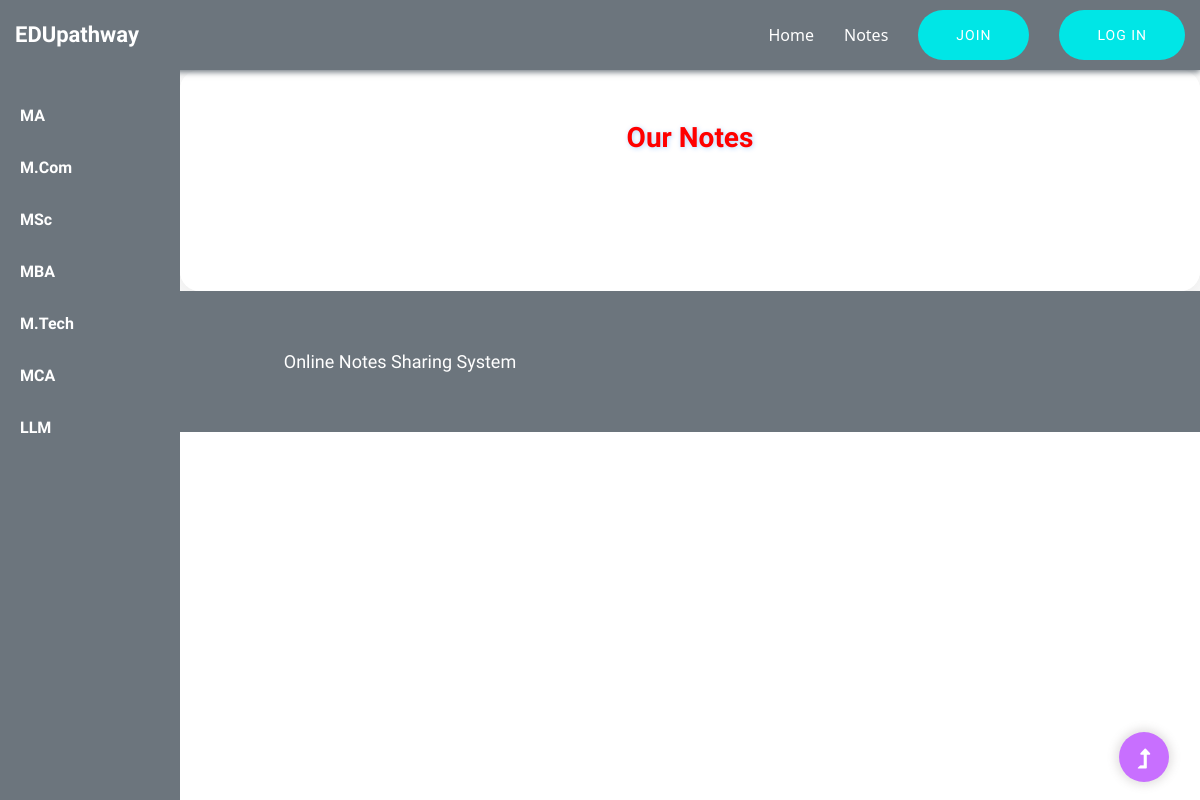
Before: /mtech-notes.php with the older database file.
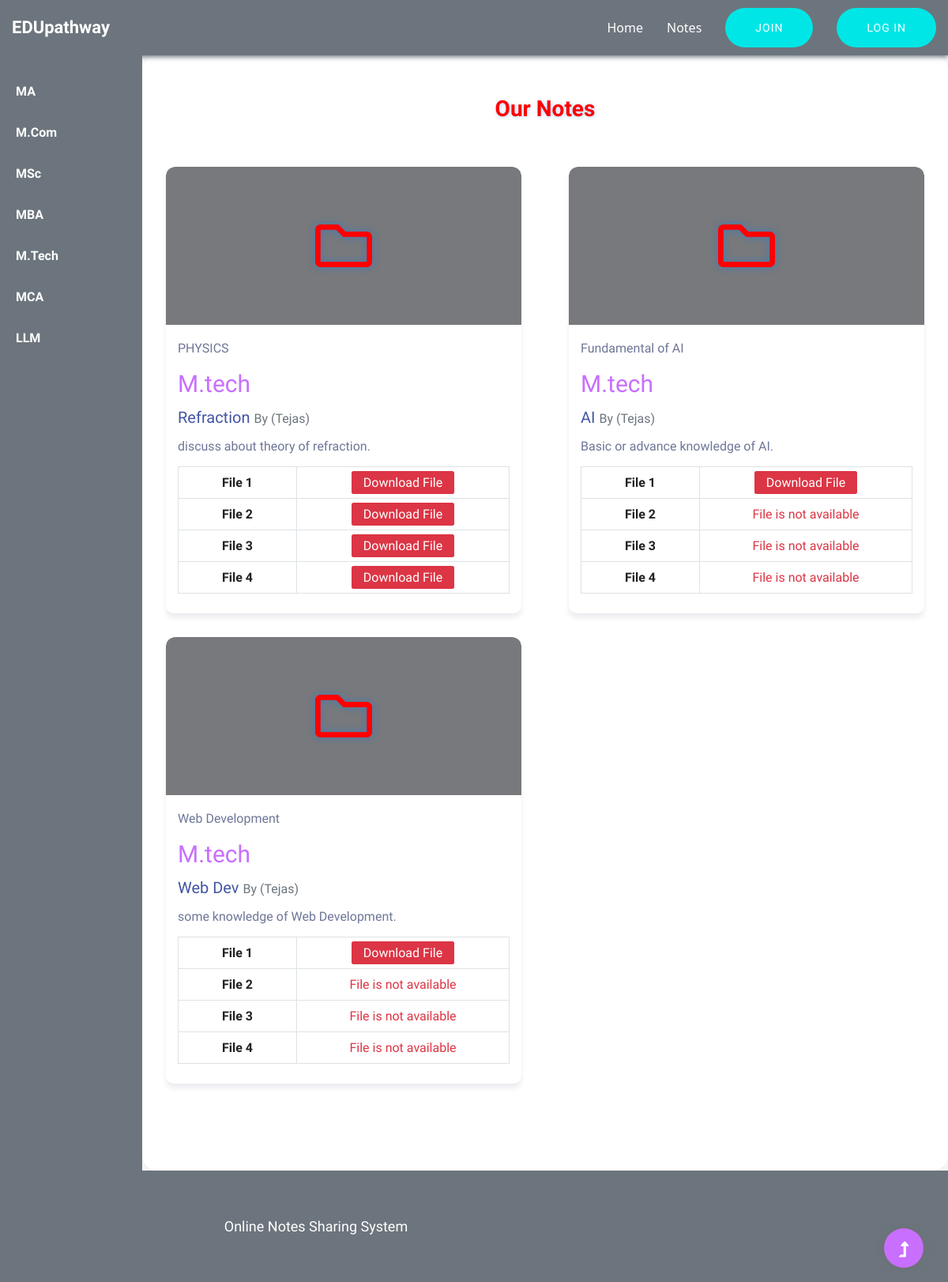
After: the same page with the newer database file.
### tables this page shows
CREATE TABLE `tblnotes` (
  `ID` int(5) NOT NULL,
  `UserID` int(5) DEFAULT NULL,
  `Subject` varchar(250) DEFAULT NULL,
  `NotesTitle` varchar(250) DEFAULT NULL,
  `NotesDecription` longtext DEFAULT NULL,
  `File1` varchar(250) DEFAULT NULL,
  `File2` varchar(250) DEFAULT NULL,
  `File3` varchar(255) DEFAULT NULL,
  `File4` varchar(250) DEFAULT NULL,
  `CreationDate` timestamp NULL DEFAULT current_timestamp(),
  `UpdationDate` timestamp NULL DEFAULT NULL ON UPDATE current_timestamp(),
  `Category` varchar(100) DEFAULT NULL
);

CREATE TABLE `tbluser` (
  `ID` int(5) NOT NULL,
  `FullName` varchar(250) DEFAULT NULL,
  `MobileNumber` bigint(10) DEFAULT NULL,
  `Email` varchar(250) DEFAULT NULL,
  `Password` varchar(250) DEFAULT NULL,
  `RegDate` timestamp NULL DEFAULT current_timestamp()
);

### mtech-notes.php (the view, shortened to what this page needs)
<?php
include('user/includes/dbconnection.php');
?>
<!doctype html>
<html class="no-js" lang="zxx">
<head>
    <link rel="stylesheet" href="assets/css/bootstrap.min.css">
    <link rel="stylesheet" href="assets/css/owl.carousel.min.css">
    <link rel="stylesheet" href="assets/css/slicknav.css">
    <link rel="stylesheet" href="assets/css/flaticon.css">
    <link rel="stylesheet" href="assets/css/progressbar_barfiller.css">
    <link rel="stylesheet" href="assets/css/gijgo.css">
    <link rel="stylesheet" href="assets/css/animate.min.css">
    <link rel="stylesheet" href="assets/css/animated-headline.css">
    <link rel="stylesheet" href="assets/css/magnific-popup.css">
    <link rel="stylesheet" href="assets/css/fontawesome-all.min.css">
    <link rel="stylesheet" href="assets/css/themify-icons.css">
    <link rel="stylesheet" href="assets/css/slick.css">
    <link rel="stylesheet" href="assets/css/nice-select.css">
    <link rel="stylesheet" href="assets/css/style.css">
</head>
<body>
    <?php include_once('includes/header.php'); ?>
    <?php include_once('notes-slidebar.php'); ?>
    <main style="margin-left: 15%;width: 85%">
        <div class="courses-area section-padding40 fix">
            <div class="container">
                <div class="row justify-content-center">
                    <div class="col-xl-7 col-lg-8">
                        <div class="section-tittle text-center mb-55">
                            <h2 >Our Notes</h2>
                        </div>
                    </div>
                </div>
                <div class="row" id="notesContainer" style="display:none;">
                    <?php
                    if (isset($_GET['pageno'])) {
                        $pageno = $_GET['pageno'];
                    } else {
                        $pageno = 1;
                    }
                    $no_of_records_per_page = 10;
                    $offset = ($pageno - 1) * $no_of_records_per_page;
                    $sql = "SELECT tblnotes.*,tbluser.* from tblnotes join tbluser on tblnotes.UserID=tbluser.ID WHERE tblnotes.Category = 'M.tech' LIMIT $offset, $no_of_records_per_page";
                    $query = $dbh->prepare($sql);
                    $query->execute();
                    $results = $query->fetchAll(PDO::FETCH_OBJ);
                    $cnt = 1;
                    if ($query->rowCount() > 0) {
                        foreach ($results as $row) { ?>
                            <div class="col-lg-6 wow fadeInUp" data-wow-delay="<?php echo 0.2 * $cnt; ?>s">
                                <div class="properties properties2 mb-30">
                                    <div class="properties__card">
                                        <div class="properties__img overlay1">
                                            <i class="far fa-folder"  style='font-size:72px;color:red' aria-hidden="true" title="Notes Icon"></i>
                                        </div>
                                        <div class="properties__caption p-4">
                                            <p class="text- fw-bold"><?php echo htmlentities($row->Subject); ?></p>
                                            <p class="text- fw-bold " style='font-size:30px;color:#C86FFF'><?php echo htmlentities($row->Category); ?></p>
                                            <h3 class="mb-3"><?php echo htmlentities($row->NotesTitle); ?> <small class="text-muted">By (<?php echo htmlentities($row->FullName); ?>)</small></h3>
                                            <p class="mb-3"><?php echo htmlentities($row->NotesDecription); ?>.</p>
                                            <table class="table table-bordered text-center">
                                                <tbody>
                                                    <tr>
                                                        <th width="150">File 1</th>
                                                        <td colspan="3">
                                                            <a href="user/folder1/<?php echo $row->File1; ?>" target="_blank" class="btn-danger px-4 py-2 rounded">Download File</a>
                                                        </td>
                                                    </tr>
                                                    <tr>
                                                        <th>File 2</th>
                                                        <td colspan="3">
                                                            <?php if (empty($row->File2)) {
                                                                echo '<span class="text-danger fw-bold">File is not available</span>';
                                                            } else { ?>
                                                                <a href="user/folder2/<?php echo $row->File2; ?>" target="_blank" class="btn-danger px-4 py-2 rounded">Download File</a>
                                                            <?php } ?>
                                                        </td>
                                                    </tr>
                                                    <tr>
                                                        <th>File 3</th>
                                                        <td colspan="3">
                                                            <?php if (empty($row->File3)) {
                                                                echo '<span class="text-danger fw-bold">File is not available</span>';
                                                            } else { ?>
                                                                <a href="user/folder3/<?php echo $row->File3; ?>" target="_blank" class="btn-danger px-4 py-2 rounded">Download File</a>
                                                            <?php } ?>
                                                        </td>
                                                    </tr>
                                                    <tr>
                                                        <th>File 4</th>
                                                        <td colspan="3">
                                                            <?php if (empty($row->File4)) {
                                                                echo '<span class="text-danger fw-bold">File is not available</span>';
                                                            } else { ?>
                                                                <a href="user/folder4/<?php echo $row->File4; ?>" target="_blank" class="btn-danger px-4 py-2 rounded">Download File</a>
                                                            <?php } ?>
                                                        </td>
                                                    </tr>
                                                </tbody>
                                            </table>
                                        </div>
                                    </div>
                                </div>
                            </div>
                    <?php $cnt++;
                        }
                    } ?>
                </div>
            </div>
        </div>
    </main>
    <?php include_once('includes/footer.php'); ?>
</body>
</html>

### includes/header.php (shortened to what this page needs)
<!DOCTYPE html>
<html lang="en">
<head>
</head>
<body>
  <header class="sticky-header">
    <div class="header-area">
      <div class="container-fluid">
        <div class="row align-items-center justify-content-between">
          <div class="col-lg-3 col-md-4 col-8">
            <div class="logo">
              <a href="index.php">
                <h3 class="logo-text">EDUpathway</h3>
              </a>
            </div>
          </div>
          <div class="col-lg-9 col-md-8 col-4 text-end">
            <nav class="main-nav d-none d-lg-block">
              <ul id="navigation" class="nav-list">
                <li><a href="./index.php">Home</a></li>
                <li><a href="notes.php">Notes</a></li>
                <li><a href="user/signup.php" class="btn nav-btn ">Join</a></li>
                <li><a href="user/signin.php" class="btn nav-btn">Log in</a></li>
              </ul>
            </nav>
          </div>
        </div>
      </div>
    </div>
  </header>
</body>
</html>

### notes-slidebar.php (shortened to what this page needs)
<!DOCTYPE html>
<html lang="en">
<head>
</head>
<body>
<div class="sidebar">
    <a href="ma-notes.php">MA</a>
    <a href="mcom-notes.php">M.Com</a>
    <a href="msc-notes.php">MSc</a>
    <a href="mba-notes.php">MBA</a>
    <a href="mtech-notes.php">M.Tech</a>
    <a href="mca-notes.php">MCA</a>
    <a href="llm-notes.php">LLM</a>
</div>
</body>
</html>

### includes/footer.php (shortened to what this page needs)
<!DOCTYPE html>
<html lang="en">
<head>
</head>
<body>
        <footer>
            <div class="bg-secondary">
                <div class="footer-bottom-area">
                    <div class="container">
                        <div class="footer-border">
                            <div class="row d-flex align-items-center">
                                <div class="col-xl-8">
                                    <div class="footer-copy-right text-center">
                                        <p>Online Notes Sharing System</p>
                                    </div>
                                </div>
                            </div>
                        </div>
                    </div>
                </div>
            </div>
        </footer>
</body>
</html>
  <div id="back-top" >
    <a title="Go to Top" href="#"> <i class="fas fa-level-up-alt"></i></a>
</div>

### mtech-notes.php (style rules this page uses)
body { background-size: 400% 400%; animation: gradientBG 15s ease infinite; min-height: 100vh; color: #222; }
.courses-area { background: rgba(255, 255, 255, 0.95); padding: 50px 0 80px 0; border-radius: 20px; box-shadow: 0 8px 40px rgba(0, 0, 0, 0.12); }
.properties__card { transition: transform 0.4s cubic-bezier(0.4, 0, 0.2, 1), box-shadow 0.4s cubic-bezier(0.4, 0, 0.2, 1); cursor: pointer; border-radius: 12px; overflow: hidden; box-shadow: 0 6px 15px rgba(0, 0, 0, 0.12); background-color: #fff; will-change: transform; position: relative; }
.properties__img { height: 200px; display: flex; justify-content: center; align-items: center; background: #f0f4f8; border-radius: 12px 12px 0 0; transition: background-color 0.4s ease; position: relative; overflow: hidden; }
.properties__img i { font-size: 6rem; color: #007bff; transition: transform 0.4s ease, color 0.4s ease; filter: drop-shadow(0 0 5px rgba(0, 123, 255, 0.5)); }
.section-tittle h2 { font-weight: 800; font-size: 2.8rem; color: red; text-shadow: 1px 1px 5px rgba(0, 123, 255, 0.3); }
.sidebar { position: fixed; top: 70px; left: 0; width: 15%; height: 100%; background-color: #6c757d; padding-top: 20px; z-index: 1000; }
.sidebar a { display: block; color: #ffffff; padding: 14px 20px; text-decoration: none; font-weight: 600; transition: 0.3s; }

### includes/header.php (style rules this page uses)
.sticky-header { position: sticky; top: 0; z-index: 1000; background-color: #6c757d; box-shadow: 0 2px 6px #6c757d; padding: 10px 0; font-family: 'Segoe UI', Tahoma, Geneva, Verdana, sans-serif; }
.logo-text { color: #ffffff; font-weight: bold; font-size: 22px; margin: 0; transition: color 0.3s; }
.nav-list { display: flex; list-style: none; gap: 30px; margin: 0; padding: 0; align-items: center; justify-content: flex-end; }
.nav-list li a { color: #ffffff; text-decoration: none; font-weight: 500; transition: all 0.3s ease; }
.nav-btn, .nav-btn-outline { padding: 6px 16px; border-radius: 25px; font-weight: bold; font-size: 14px; text-transform: uppercase; cursor: pointer; display: inline-block; border: none; user-select: none; }
.nav-btn { background-color: #00e6e6; color: #000; border: none; }

### notes-slidebar.php (style rules this page uses)
.sidebar { position: fixed; top: 70px; left: 0; width: 15%; height: 100%; background-color: #6c757d; padding-top: 20px; z-index: 1000; }
.sidebar a { display: block; color: #ffffff; padding: 14px 20px; text-decoration: none; font-weight: 600; transition: 0.3s; }

### includes/footer.php (style rules this page uses)
html, body { height: 100%; margin: 0; }
footer { background-color: #6c757d; color: #fff; }
.footer-bottom-area { padding: 20px 0; }
.footer-copy-right p { margin: 0; }

Changed rows visible on the page:
added tblnotes: Subject "PHYSICS", Category "M.tech", NotesTitle "Refraction", UserID.FullName "Tejas", NotesDecription "discuss about theory of refraction"
added tblnotes: Subject "Fundamental of AI", Category "M.tech", NotesTitle "AI", UserID.FullName "Tejas", NotesDecription "Basic or advance knowledge of AI", shows "File is not available"
added tblnotes: Subject "Web Development", Category "M.tech", NotesTitle "Web Dev", UserID.FullName "Tejas", NotesDecription "some knowledge of Web Development", shows "File is not available"
